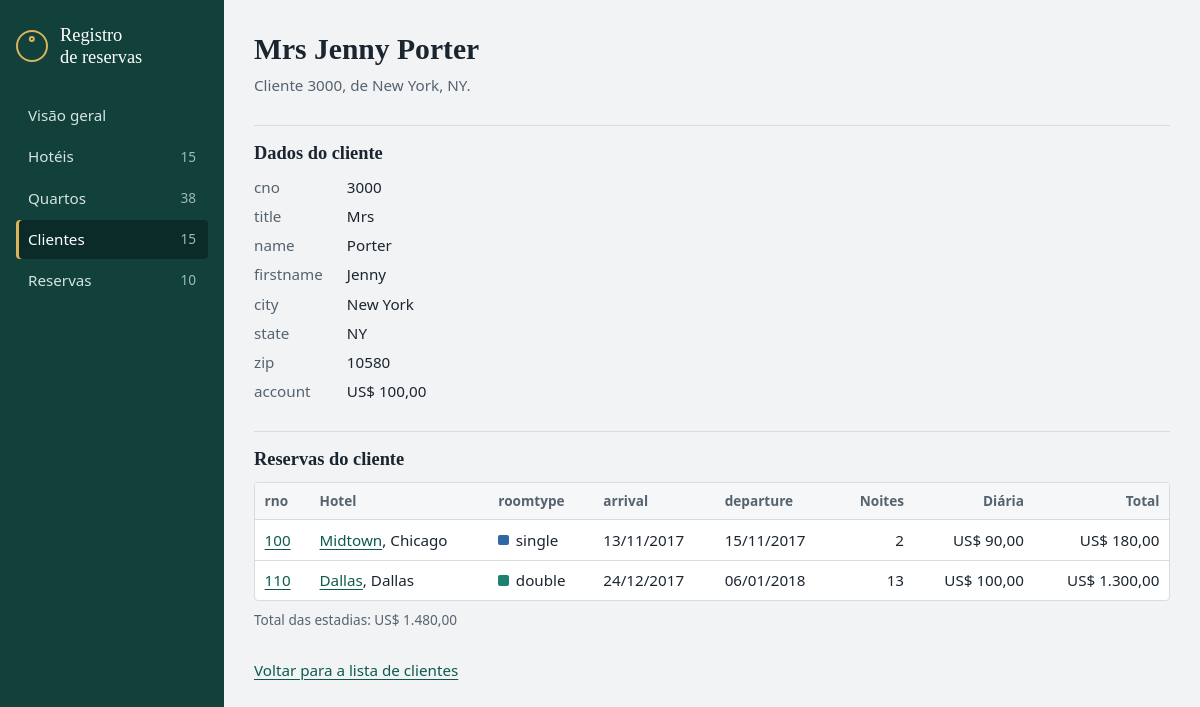
Page /cliente/3000 on the committed database.
### tables this page shows
CREATE TABLE customer (
    cno       INTEGER PRIMARY KEY,
    title     TEXT,
    name      TEXT NOT NULL,
    firstname TEXT,                       -- vazio para empresas (title = 'Comp')
    city      TEXT,
    state     TEXT,
    zip       TEXT,
    account   REAL NOT NULL DEFAULT 0
);

CREATE TABLE reservation (
    rno       INTEGER PRIMARY KEY,
    cno       INTEGER NOT NULL,
    hno       INTEGER NOT NULL,
    roomtype  TEXT    NOT NULL,
    arrival   TEXT    NOT NULL,           -- formato ISO: AAAA-MM-DD
    departure TEXT    NOT NULL,
    CHECK (departure > arrival),
    FOREIGN KEY (cno) REFERENCES customer (cno),
    FOREIGN KEY (hno, roomtype) REFERENCES room (hno, roomtype)
);

CREATE TABLE hotel (
    hno     INTEGER PRIMARY KEY,
    name    TEXT NOT NULL,
    city    TEXT NOT NULL,
    state   TEXT NOT NULL,
    zip     TEXT,
    address TEXT
);

### app.py (the view)
@app.route("/cliente/<int:cno>")
def detalhe_cliente(cno):
    cliente = consultar("SELECT * FROM customer WHERE cno = ?", (cno,), um=True)
    if cliente is None:
        nao_encontrado(f"O cliente {cno} não existe.")
    reservas = consultar("SELECT * FROM v_reserva WHERE cno = ? ORDER BY arrival", (cno,))
    return render_template("cliente_detalhe.html", cliente=cliente, reservas=reservas)

### app.py (called while the page is built)
def get_db():
    if "db" not in g:
        g.db = sqlite3.connect(DB_PATH)
        g.db.row_factory = sqlite3.Row  # acesso as colunas pelo nome
    return g.db

@app.teardown_appcontext
def fechar_db(_erro=None):
    db = g.pop("db", None)
    if db is not None:
        db.close()

def consultar(sql, params=(), um=False):
    cursor = get_db().execute(sql, params)
    return cursor.fetchone() if um else cursor.fetchall()

def contar(tabela):
    return consultar(f"SELECT COUNT(*) AS n FROM {tabela}", um=True)["n"]

@app.template_filter("dinheiro")
def dinheiro(valor):
    if valor is None:
        return "—"
    texto = f"{abs(valor):,.2f}".replace(",", "X").replace(".", ",").replace("X", ".")
    return f"{'-' if valor < 0 else ''}{MOEDA} {texto}"

@app.template_filter("data_br")
def data_br(valor):
    if valor is None:
        return "—"
    if isinstance(valor, str):
        valor = date.fromisoformat(valor)
    return valor.strftime("%d/%m/%Y")

@app.template_filter("nome_completo")
def nome_completo(cliente):
    if cliente["title"] == "Comp":
        return cliente["name"]
    partes = (cliente["title"], cliente["firstname"], cliente["name"])
    return " ".join(p for p in partes if p)

@app.context_processor
def injetar_menu():
    return {
        "tabelas": [
            {"endpoint": ep, "secao": secao, "rotulo": rotulo, "tabela": tabela,
             "total": contar(tabela)}
            for ep, secao, rotulo, tabela in TABELAS
        ]
    }

### templates/cliente_detalhe.html (shortened to what this page needs)
{% extends "base.html" %}
{% import "macros.html" as m %}
{% set secao = "clientes" %}
{% block conteudo %}
<header class="cabecalho">
    <h1>{{ cliente|nome_completo }}</h1>
    <p class="sub">Cliente {{ cliente.cno }}, de {{ cliente.city }}, {{ cliente.state }}.</p>
</header>
<section class="bloco">
    <h2>Dados do cliente</h2>
    <dl class="ficha">
        <dt>cno</dt><dd>{{ cliente.cno }}</dd>
        <dt>title</dt><dd>{{ cliente.title }}</dd>
        <dt>name</dt><dd>{{ cliente.name }}</dd>
        <dt>firstname</dt><dd>{{ cliente.firstname or '—' }}</dd>
        <dt>city</dt><dd>{{ cliente.city }}</dd>
        <dt>state</dt><dd>{{ cliente.state }}</dd>
        <dt>zip</dt><dd>{{ cliente.zip }}</dd>
        <dt>account</dt>
        <dd{% if cliente.account < 0 %} class="negativo"{% endif %}>{{ cliente.account|dinheiro }}</dd>
    </dl>
</section>
<section class="bloco">
    <h2>Reservas do cliente</h2>
    {% if reservas %}
    <div class="tabela-rolavel">
        <table>
            <thead>
                <tr>
                    <th>rno</th><th>Hotel</th><th>roomtype</th><th>arrival</th><th>departure</th>
                    <th class="num">Noites</th><th class="num">Diária</th><th class="num">Total</th>
                </tr>
            </thead>
            <tbody>
                {% for r in reservas %}
                <tr>
                    <td><a href="{{ url_for('detalhe_reserva', rno=r.rno) }}">{{ r.rno }}</a></td>
                    <td><a href="{{ url_for('detalhe_hotel', hno=r.hno) }}">{{ r.hotel }}</a>, {{ r.hotel_city }}</td>
                    <td>{{ m.tipo(r.roomtype) }}</td>
                    <td>{{ r.arrival|data_br }}</td>
                    <td>{{ r.departure|data_br }}</td>
                    <td class="num">{{ r.noites }}</td>
                    <td class="num">{{ r.preco|dinheiro }}</td>
                    <td class="num">{{ r.total|dinheiro }}</td>
                </tr>
                {% endfor %}
            </tbody>
        </table>
    </div>
    <p class="rodape-tabela">Total das estadias: {{ reservas|sum(attribute='total')|dinheiro }}</p>
    {% else %}
    <p class="vazio">Este cliente ainda não tem reservas.</p>
    {% endif %}
</section>
<a class="voltar" href="{{ url_for('listar_clientes') }}">Voltar para a lista de clientes</a>
{% endblock %}

### templates/macros.html (shortened to what this page needs)
{% macro tipo(roomtype) -%}
<span class="etiqueta" data-tipo="{{ roomtype }}">{{ roomtype }}</span>
{%- endmacro %}

### static/style.css (style rules this page uses)
:root { color-scheme: light dark; --papel: #f1f3f5; --superficie: #ffffff; --realce: #f5f7f8; --tinta: #1b2530; --suave: #56636f; --linha: #d6dce1; --lateral: #12403a; --lateral-ativo: #0a2b27; --lateral-texto: #d4e5e1; --lateral-suave: #9dbcb5; --acao: #12403a; --acao-texto: #ffffff; --link: #0e5a4e; --latao: #8a6212; --latao-claro: #d9b45c; --perigo: #a3392b; --single: #2f66a3; --double: #1f7f70; --suite: #84449a; --raio: 4px; --fonte: "Segoe UI", system-ui, -apple-system, Roboto, "Helvetica Neue", Arial, sans-serif; --fonte-titulo: "Iowan Old Style", "Palatino Linotype", Palatino, "Book Antiqua", Georgia, serif; }
*, *::before, *::after { box-sizing: border-box; }
body { margin: 0; background: var(--papel); color: var(--tinta); font-family: var(--fonte); font-size: 0.95rem; line-height: 1.5; }
h1, h2 { margin: 0; font-family: var(--fonte-titulo); font-weight: 600; line-height: 1.2; }
h1 { font-size: 1.85rem; }
h2 { font-size: 1.15rem; }
a { color: var(--link); text-decoration-thickness: 1px; text-underline-offset: 0.18em; }
.cabecalho { margin-bottom: 1.5rem; }
.sub { margin: 0.4rem 0 0; max-width: 62ch; color: var(--suave); }
.bloco { margin-top: 1.75rem; padding-top: 1rem; border-top: 1px solid var(--linha); }
.bloco h2 { margin-bottom: 0.75rem; }
.voltar { display: inline-block; margin-top: 1.75rem; }
.tabela-rolavel { overflow-x: auto; border: 1px solid var(--linha); border-radius: var(--raio); background: var(--superficie); }
table { width: 100%; border-collapse: collapse; }
th, td { padding: 0.5rem 0.6rem; border-bottom: 1px solid var(--linha); text-align: left; white-space: nowrap; font-variant-numeric: tabular-nums; }
th { background: var(--realce); color: var(--suave); font-size: 0.85rem; font-weight: 600; }
tbody tr:last-child td { border-bottom: 0; }
th.num, td.num { text-align: right; }
.rodape-tabela { margin: 0.6rem 0 0; color: var(--suave); font-size: 0.85rem; }
[data-tipo="single"] { --cor: var(--single); }
[data-tipo="double"] { --cor: var(--double); }
.etiqueta { display: inline-flex; align-items: center; gap: 0.45rem; }
.etiqueta::before { content: ""; width: 0.65rem; height: 0.65rem; border-radius: 2px; background: var(--cor, var(--suave)); }
.ficha { display: grid; grid-template-columns: max-content minmax(0, 1fr); gap: 0.4rem 1.5rem; margin: 0; }
.ficha dt { color: var(--suave); }
.ficha dd { margin: 0; }

### rows in the picture
customer: cno "3000", city "New York", state "NY", title "Mrs", name "Porter", firstname "Jenny", zip "10580", account|dinheiro "US$ 100,00"
reservation: rno "100", hotel "Midtown", hotel_city "Chicago", roomtype "single", arrival|data_br "13/11/2017", departure|data_br "15/11/2017", noites "2", preco|dinheiro "US$ 90,00", total|dinheiro "US$ 180,00"
reservation: rno "110", hotel "Dallas", hotel_city "Dallas", roomtype "double", arrival|data_br "24/12/2017", departure|data_br "06/01/2018", noites "13", preco|dinheiro "US$ 100,00", total|dinheiro "US$ 1.300,00"

### other values in the picture
{{ t.rotulo }} "Hotéis" "Quartos" "Clientes" "Reservas"
{{ t.total }} "15" "38" "15" "10"
{{ cliente|nome_completo }} "Mrs Jenny Porter"
{{ reservas|sum(attribute='total')|dinheiro }} "US$ 1.480,00"
